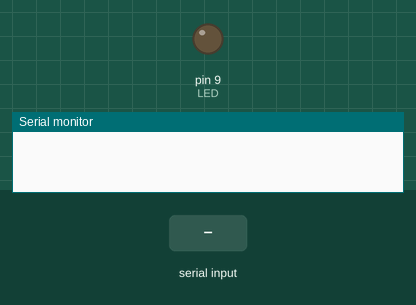
Recording of a sketch running on a simulated Arduino Uno, built with avr-gcc and run on an emulated ATmega328P. Shown: output pins drawn as LEDs (lit = HIGH), the last lines printed to the serial monitor. The test bench sets the inputs (shaded band).

Above: at 1.2 s.
1.3 s: "1" received over Serial
At 2.2 s:
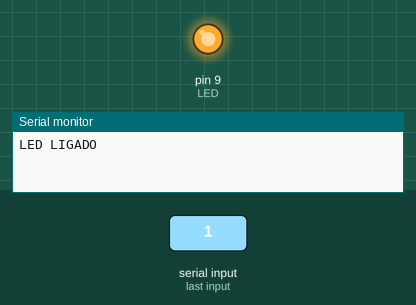
2.8 s: "0" received over Serial
At 3.4 s:
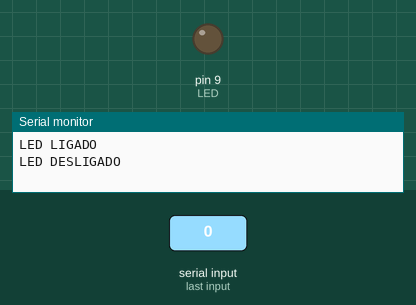
Timing chart, 0 to 5.8 s (numbered marks = the images above; inputs shaded):
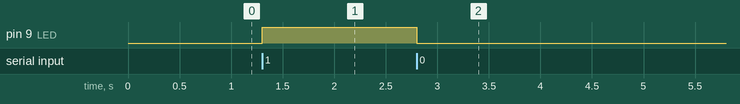

The sketch:

Aula5.ino
```cpp
/*
Entender Comunicação com monitor serial Serial.begin(), Serial.print()
Pratica: Digitar comando no serial e fazer o LED ligar
*/

/*
Serial.begin(9600) -> Inicia a comunicação serial com uma taxa de transmissão de 9600 bits por segundo.
Serial.print() -> Envia dados para o monitor serial sem adicionar uma nova linha.
Serial.println() -> Envia dados para o monitor serial e adiciona uma nova linha.
Serial.available() -> Retorna o número de bytes disponíveis para leitura no buffer serial.
Serial.read() -> Lê um byte de dados do buffer serial.
Serial.readString() -> Lê uma string de dados do buffer serial até encontrar um caractere de nova linha ou atingir um limite de tempo.
Serial.parseInt() -> Lê um número inteiro do buffer serial.
Serial.parseFloat() -> Lê um número de ponto flutuante do buffer serial.
*/

int LED = 9;
char comando;

void setup(){
    pinMode(LED, OUTPUT);
    Serial.begin(9600);
}

void loop() {
  if (Serial.available() > 0) { // tem dado no buffer?
    comando = Serial.read();    // lê o que foi digitado

    if (comando == '1') {
      digitalWrite(LED, HIGH);
      Serial.println("LED LIGADO");
    }

    if (comando == '0') {
      digitalWrite(LED, LOW);
      Serial.println("LED DESLIGADO");
    }
  }
}
```

Measured:
- after the input at 1.3 s, pin 9 (LED): LOW → HIGH at once
- after the input at 2.8 s, pin 9 (LED): HIGH → LOW at once
